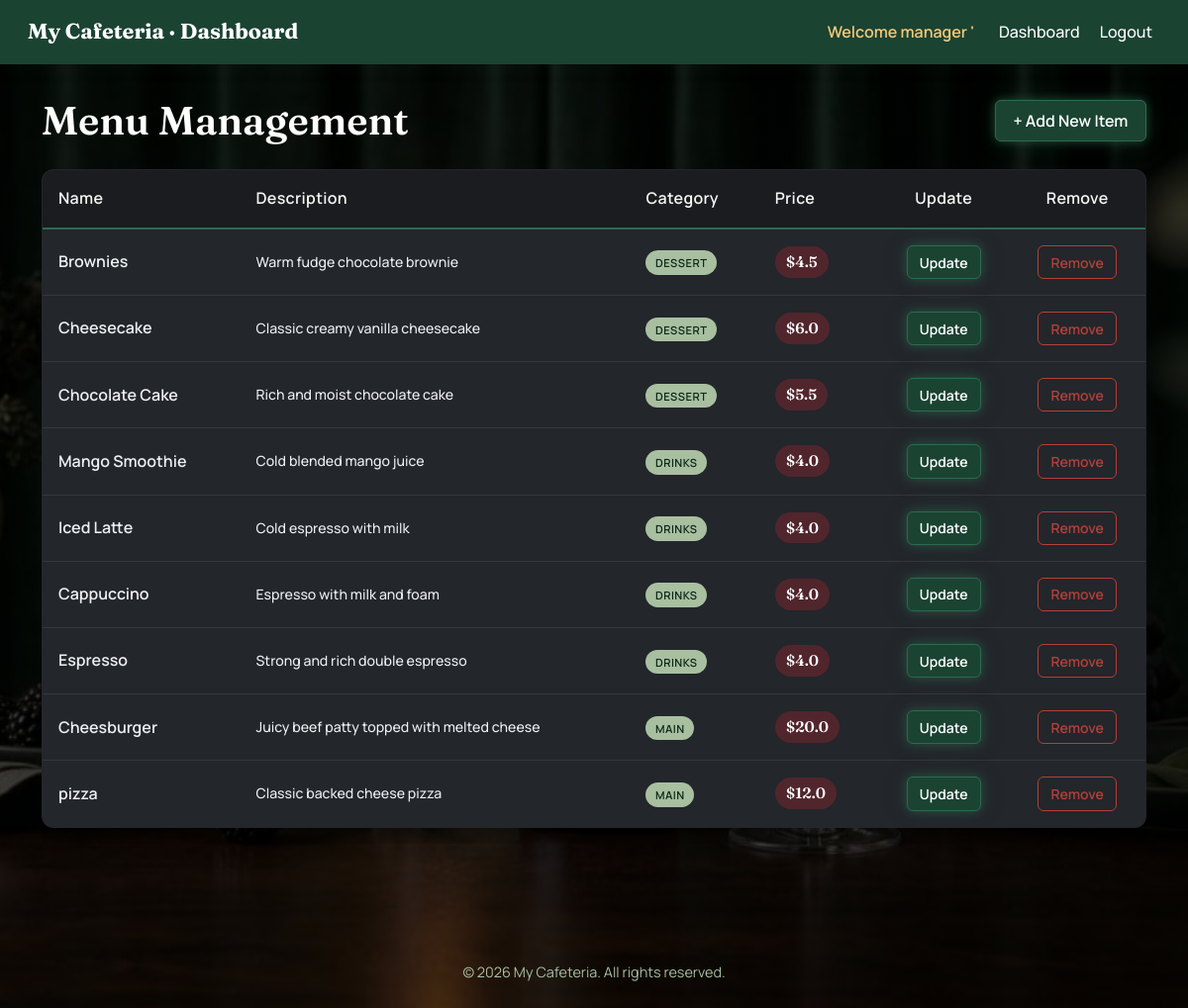
The app's page /update_menu (signed in) with its own data.
### tables this page shows
CREATE TABLE menu_items (
    id INTEGER PRIMARY KEY AUTOINCREMENT,
    name TEXT NOT NULL unique,
    description TEXT,
    price REAL NOT NULL CHECK(price >= 0),
    category TEXT NOT NULL CHECK(category IN ('main', 'drinks', 'dessert')),
    created_at DATETIME DEFAULT CURRENT_TIMESTAMP,
    is_available BOOLEAN DEFAULT TRUE CHECK(is_available IN (TRUE, FALSE))
);

### app.py (the view)
@app.route("/update_menu", methods=["GET", "POST"])
@login_required
@admin_required
def update_menu():
    if request.method == "POST":
        item_id = request.form.get("item_id")
        name = request.form.get("name")
        price = request.form.get("price")
        description = request.form.get("description")
        category = request.form.get("category")
        if not item_id :
            flash("Item ID is required.", "warning")
            return redirect("/update_menu")
        if not name or not price or not description or not category:
            flash("all fields (Name, price, description, and category) are required.", "warning")
            return redirect("/update_menu")
        if price and not price.replace('.', '', 1).isdigit():
            flash("Price must be a valid number.", "warning")
            return redirect("/update_menu")
        try:
            db.execute("UPDATE menu_items SET name = ?, price = ?, description = ?, category = ? WHERE id = ?", name, price, description, category, item_id)
            flash("Menu item updated successfully.", "success")
            socketio.emit('menu_updated')
        except Exception as e:
            flash(f"An error occurred while updating the menu item: {e}", "danger")
        return redirect("/update_menu")
    else:
        items = db.execute("SELECT * FROM menu_items WHERE is_available = TRUE")
        return render_template("update_menu.html", items=items)

### app.py (called while the page is built)
@app.context_processor
def inject_flash_helpers():
    def flash_class(category):
        mapping = {
            "success": "success",
            "warning": "warning",
            "info": "info",
            "danger": "danger",
            "error": "danger",
        }
        return mapping.get(category or "", "info")
    def format_price(value):
        formatted = f"{float(value):.2f}"
        return formatted.rstrip("0").rstrip(".")
    return {"flash_class": flash_class, "format_price": format_price}

def login_required(func):
    @wraps(func)
    def decorator(*args, **kwargs):
        if session.get("user_id") is None:
            flash('you need to login first!', 'warning')
            return redirect("/login")
        return func(*args, **kwargs)
    return decorator

def admin_required(func):
    @wraps(func)
    def decorator_func(*args, **kwargs):
        if session.get("role") != "admin":
            flash('NOT ALLOWED', 'danger')
            return redirect("/")
        return func(*args, **kwargs)
    return decorator_func

### templates/update_menu.html (shortened to what this page needs)
{% extends "dashboard.html" %}
{% block content %}
<section class="admin-page menu-management-page">
    <div class="container">
        <div class="d-flex justify-content-between align-items-center flex-wrap gap-2 mb-4">
            <h1 class="mb-0">Menu Management</h1>
            <a href="{{ url_for('add_item') }}" class="btn btn-primary">+ Add New Item</a>
        </div>
        {% if items %}
        <div class="table-responsive">
            <table class="table align-middle">
                <thead>
                    <tr>
                        <th>Name</th>
                        <th>Description</th>
                        <th>Category</th>
                        <th>Price</th>
                        <th class="text-center">Update</th>
                        <th class="text-center">Remove</th>
                    </tr>
                </thead>
                <tbody>
                    {% for item in items %}
                    <tr>
                        <td class="fw-semibold">{{ item['name'] }}</td>
                        <td class="menu-desc-cell">{{ item['description'] }}</td>
                        <td><span class="category-badge">{{ item['category'] }}</span></td>
                        <td><span class="price-badge">${{ item['price'] }}</span></td>
                        <td class="text-center">
                            <form action="/update_item" method="POST">
                                <button type="submit" class="btn btn-primary btn-sm">Update</button>
                            </form>
                        </td>
                        <td class="text-center">
                            <form action="/remove_item" method="POST" onsubmit="return confirm('Remove {{ item.name }} from the menu?');">
                                <button type="submit" class="btn btn-outline-danger btn-sm">Remove</button>
                            </form>
                        </td>
                    </tr>
                    {% endfor %}
                </tbody>
            </table>
        </div>
        {% else %}
        <p class="text-center text-glass-muted py-5 mb-0">No menu items yet. Add your first item to get started.</p>
        {% endif %}
    </div>
</section>
{% endblock %}

### records on screen
menu_items: name "Brownies", description "Warm fudge chocolate brownie", category "DESSERT", price "4.5"
menu_items: name "Cheesecake", description "Classic creamy vanilla cheesecake", category "DESSERT", price "6.0"
menu_items: name "Chocolate Cake", description "Rich and moist chocolate cake", category "DESSERT", price "5.5"
menu_items: name "Mango Smoothie", description "Cold blended mango juice", category "DRINKS", price "4.0"
menu_items: name "Iced Latte", description "Cold espresso with milk", category "DRINKS", price "4.0"
menu_items: name "Cappuccino", description "Espresso with milk and foam", category "DRINKS", price "4.0"
menu_items: name "Espresso", description "Strong and rich double espresso", category "DRINKS", price "4.0"
menu_items: name "Cheesburger", description "Juicy beef patty topped with melted cheese", category "MAIN", price "20.0"
menu_items: name "pizza", description "Classic backed cheese pizza", category "MAIN", price "12.0"

### other values on screen
{{ session['user_name'] }} "'"
